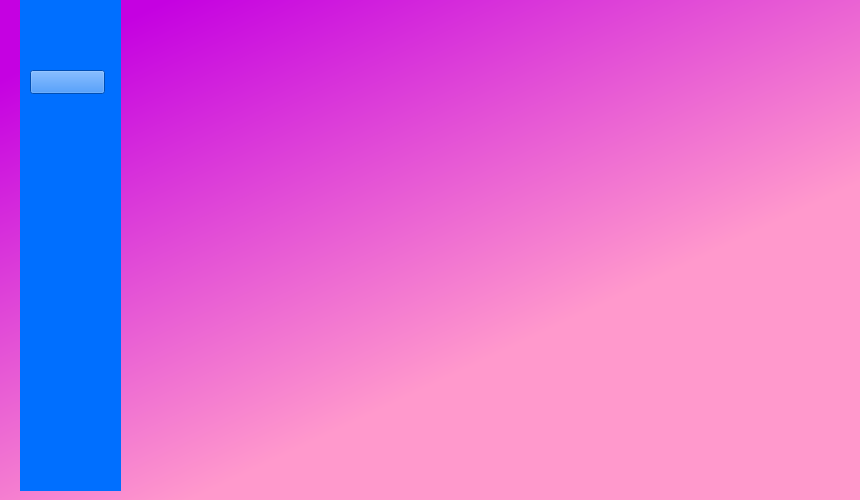
<?xml version="1.0" encoding="UTF-8"?>
<ui version="4.0">
 <class>MainWindow</class>
 <widget class="QMainWindow" name="MainWindow">
  <property name="geometry">
   <rect>
    <x>0</x>
    <y>0</y>
    <width>860</width>
    <height>500</height>
   </rect>
  </property>
  <property name="minimumSize">
   <size>
    <width>860</width>
    <height>500</height>
   </size>
  </property>
  <property name="maximumSize">
   <size>
    <width>860</width>
    <height>500</height>
   </size>
  </property>
  <property name="windowTitle">
   <string>MainWindow</string>
  </property>
  <property name="styleSheet">
   <string notr="true">QWidget#centralwidget{
background-color: qlineargradient(spread:pad, x1:0.126, y1:0.0572727, x2:0.626429, y2:0.671, stop:0 rgba(197, 1, 225, 255), stop:1 rgba(255, 153, 204, 255));}</string>
  </property>
  <widget class="QWidget" name="centralwidget">
   <widget class="QWidget" name="widget" native="true">
    <property name="geometry">
     <rect>
      <x>20</x>
      <y>0</y>
      <width>101</width>
      <height>491</height>
     </rect>
    </property>
    <property name="styleSheet">
     <string notr="true">background-color: rgb(0, 111, 255);</string>
    </property>
    <widget class="QPushButton" name="pushButton">
     <property name="geometry">
      <rect>
       <x>10</x>
       <y>70</y>
       <width>75</width>
       <height>24</height>
      </rect>
     </property>
     <property name="text">
      <string/>
     </property>
     <property name="icon">
      <iconset resource="resources.qrc">
       <normaloff>:/icono/iconos/group-48.ico</normaloff>:/icono/iconos/group-48.ico</iconset>
     </property>
    </widget>
   </widget>
  </widget>
 </widget>
 <resources>
  <include location="resources.qrc"/>
 </resources>
 <connections/>
</ui>
